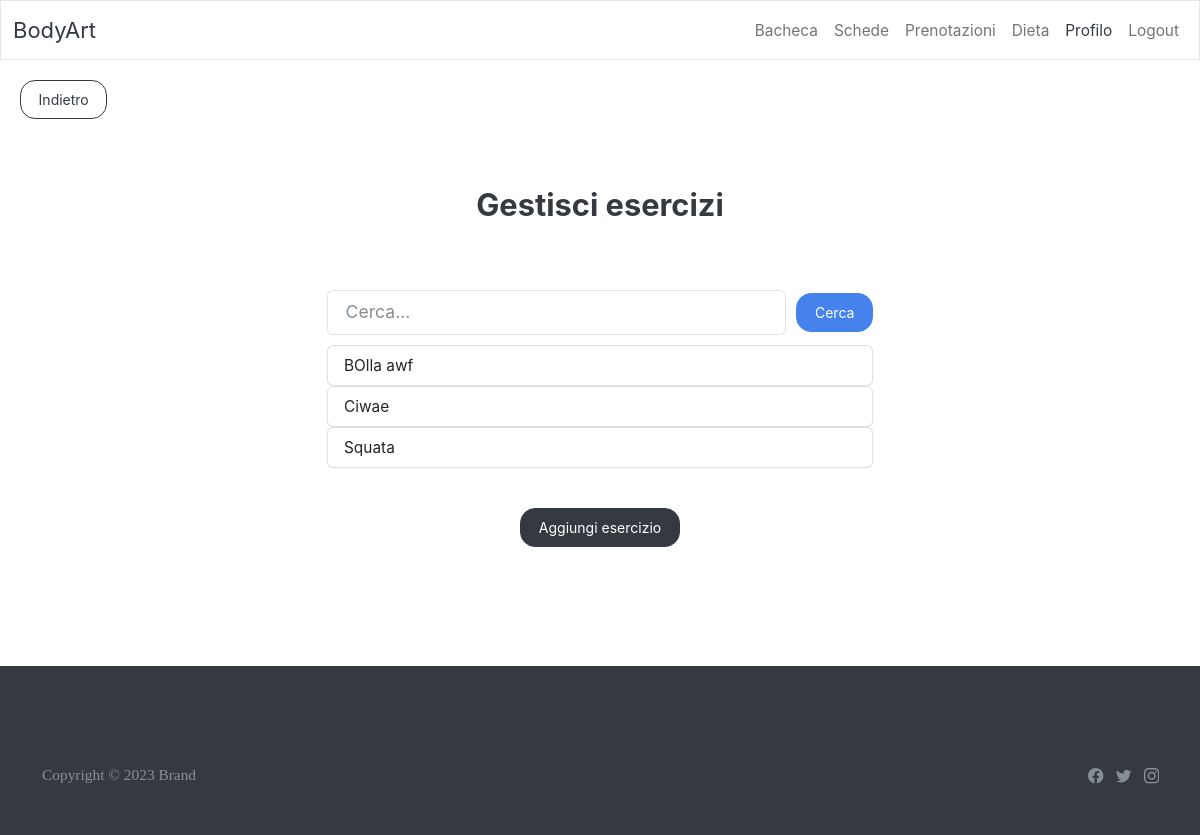
Page /workout/manage/exercises on the earlier database version.
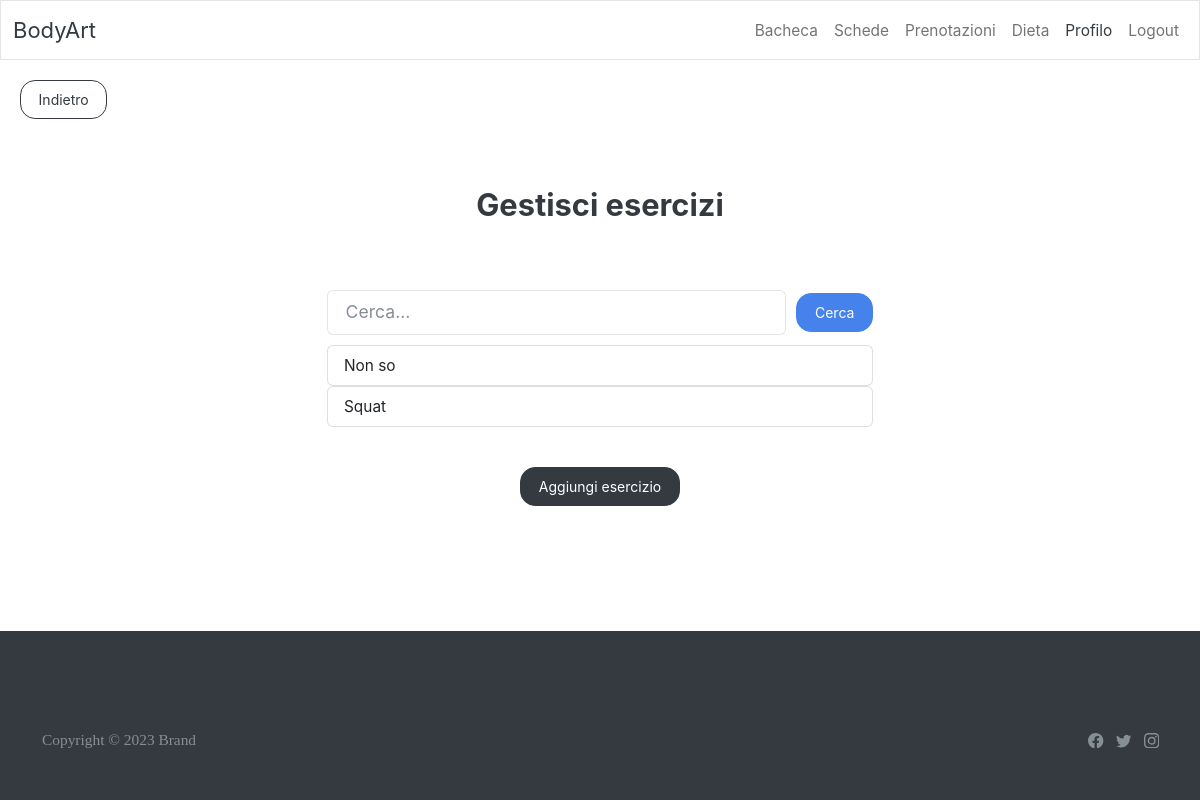
Same page on the later database version.
### workout/models.py (models this page shows)
class Exercise(models.Model):
    name = models.CharField(max_length=30)
    description = models.CharField(max_length=200)
    image = models.ImageField(upload_to='exercise_images', blank=True)  # TODO ?

### workout/exercise_views.py (the view, shortened to what this page needs)
# urls.py: path('manage/exercises', ExerciseListView.as_view(), name='exercise_list'),
class ExerciseListView(SearchListView):
    model = Exercise
    template_name = 'exercise_list.html'
    context_object_name = 'exercises'
    def __init__(self):
        super().__init__(Exercise, 'name', 'exercises')
    def get_url(self, obj) -> str:
        return reverse_lazy('update_exercise', kwargs={'pk': obj.pk})
    def get_name(self, obj) -> str:
        return obj.name

### GymApp/templatetags/custom_tags.py (called while the page is built)
@register.simple_tag()
def logged_header(request, highlighted_index: int):
    template = get_template('loggedheader.html')
    context = {
        'highlighted_index': highlighted_index,
        'user': request.user,
        'request': request
    }
    return template.render(context)

### GymApp/widgets.py (called while the page is built)
    def render(self, name, value, attrs=None, renderer=None):
        context = {
            'attrs': attrs,
            'items': self.items
        }
        return render_to_string('search_list.html', context)

### base_views.py (called while the page is built)
    def get_queryset(self):
        if self.request.GET.get('search'):
            return self.search(self.request.GET['search']).order_by(self.ordering)
        return super().get_queryset()

    def get_context_data(self, *, object_list=None, **kwargs):
        context = super().get_context_data(**kwargs)
        context['search'] = CustomSpanWidget(
            [(self.get_name(item), self.get_url(item)) for item in self.object_list]).render('search',
                                                                                             '')
        return context

### templates/search_list.html (shortened to what this page needs)
<div class="row row-cols-1 row-cols-md-2 justify-content-center">
    <div style="display: flex; align-items: baseline; margin: 10px">
        <input id="search" class="form-control" placeholder="Cerca...">
        <button type="submit" class="btn btn-primary" style="margin-left: 10px" onclick="search()">Cerca</button>
    </div>
    <div>
        {% for item in items %}
            <div class="list-group">
                {% with link as createLink %}
                    <a href="{{ item.1 }}" class="list-group-item list-group-item-action">{{ item.0 }}</a>
                {% endwith %}
            </div>
        {% endfor %}
    </div>
</div>

### workout/templates/exercise_list.html (shortened to what this page needs)
{% extends 'loggedbase.html' %}
{% load custom_tags %}
{% block body %}
    {% logged_header request 5 %}
    <div style="display: flex; align-content: start; align-items: start; width: 100%; margin: 20px">
        <a href="{% url 'manage_workouts' %}">
            <button type="button" class="btn btn-outline-dark">Indietro</button>
        </a>
    </div>
    <div class="container py-5" style="margin-bottom: 5rem">
        <div class="row mb-4 mb-lg-5">
            <div class="col-md-8 col-xl-6 text-center mx-auto">
                <h3 class="fw-bold">Gestisci esercizi</h3>
            </div>
        </div>
        <div> {{ search }}</div>
        <div style="display: flex; justify-content: center">
            <a href="{% url 'create_exercise' %}">
                <button class="btn btn-dark">Aggiungi esercizio</button>
            </a>
        </div>
    </div>
{% endblock %}

### templates/loggedbase.html (shortened to what this page needs)
{% extends 'base.html' %}
{% block content %}
    {% block body %}
    {% endblock %}
{% endblock %}

### templates/base.html (shortened to what this page needs)
{% load static %}
<!DOCTYPE html>
<html lang="en">
<head>
    <link rel="stylesheet" href="{% static 'css/bootstrap.min.css' %}">
</head>
<body>
<div style="position: relative; min-height: 100vh;">
    <div style="padding-bottom: 10rem">
        {% block content %}
        {% endblock %}
    </div>
    <div style="margin-top: 0">
        {% include 'footer.html' %}
    </div>
</div>
</body>
</html>

### templates/loggedheader.html (shortened to what this page needs)
{% load admin_urls %}
<nav class="navbar navbar-expand-lg navbar-light bg-light">
    <div class="container-fluid">
        <a class="navbar-brand {% if highlighted_index == 0 %} active{% endif %}"
                {% if highlighted_index != 0 %} href="{% url 'home' %}{% endif %}">BodyArt</a>
        <div class="collapse navbar-collapse" style="justify-content: end" id="navbarColor03">
            <ul class="navbar-nav ml-auto">
                <li class="nav-item">
                    <a class="nav-link {% if highlighted_index == 1 %} active {% endif %}"
                            {% if highlighted_index != 1 %} href="{% url 'bullettinboard' %}{% endif %}">Bacheca
                        {% if request.user.notifications.bullettinboard %}<sup style="color: red">1</sup> {% endif %}</a>
                </li>
                <li class="nav-item">
                    <a class="nav-link {% if highlighted_index == 2 %} active {% endif %}"
                            {% if highlighted_index != 2 %} href="{% url 'workout' %}{% endif %}">Schede
                    {% if request.user.notifications.workout %}<sup style="color: red">1</sup> {% endif %}</a>
                </li>
                <li class="nav-item">
                    <a class="nav-link {% if highlighted_index == 3 %} active {% endif %}"
                            {% if highlighted_index != 3 %} href="{% url 'reservations' %}{% endif %}">Prenotazioni</a>
                </li>
                <li class="nav-item">
                    <a class="nav-link {% if highlighted_index == 4 %} active {% endif %}"
                            {% if highlighted_index != 4 %} href="{% url 'meaplan' %}{% endif %}">Dieta
                    {% if request.user.notifications.mealplan %}<sup style="color: red">1</sup> {% endif %}</a>
                </li>
                <li class="nav-item">
                    <a class="nav-link {% if highlighted_index == 5 %} active {% endif %}"
                            {% if highlighted_index != 5 %} href="{% url 'profile' %}{% endif %}">Profilo</a>
                </li>
                <li class="nav-item">
                    <a class="nav-link" href="{% url 'logout' %}">Logout</a>
                </li>
            </ul>
        </div>
    </div>
</nav>

### templates/footer.html (shortened to what this page needs)
<footer class="bg-dark" style="position: absolute;
  bottom: 0;
  top: auto;
  width: 100%;
  height: 169px;">
    <div class="container py-4 py-lg-5" style="padding-right: 11px;margin-bottom: 10px;">
        <hr />
        <div class="text-muted d-flex justify-content-between align-items-center pt-3" style="padding-top: 8px;">
            <p class="mb-0">Copyright © 2023 Brand</p>
            <ul class="list-inline mb-0">
                <li class="list-inline-item"></li>
                <li class="list-inline-item"></li>
                <li class="list-inline-item"></li>
            </ul>
        </div>
    </div>
</footer>

Differences in the rows shown:
removed Exercise: name "BOlla awf"
removed Exercise: name "Ciwae"
removed Exercise: name "Squata"
added Exercise: name "Non so"
added Exercise: name "Squat"
